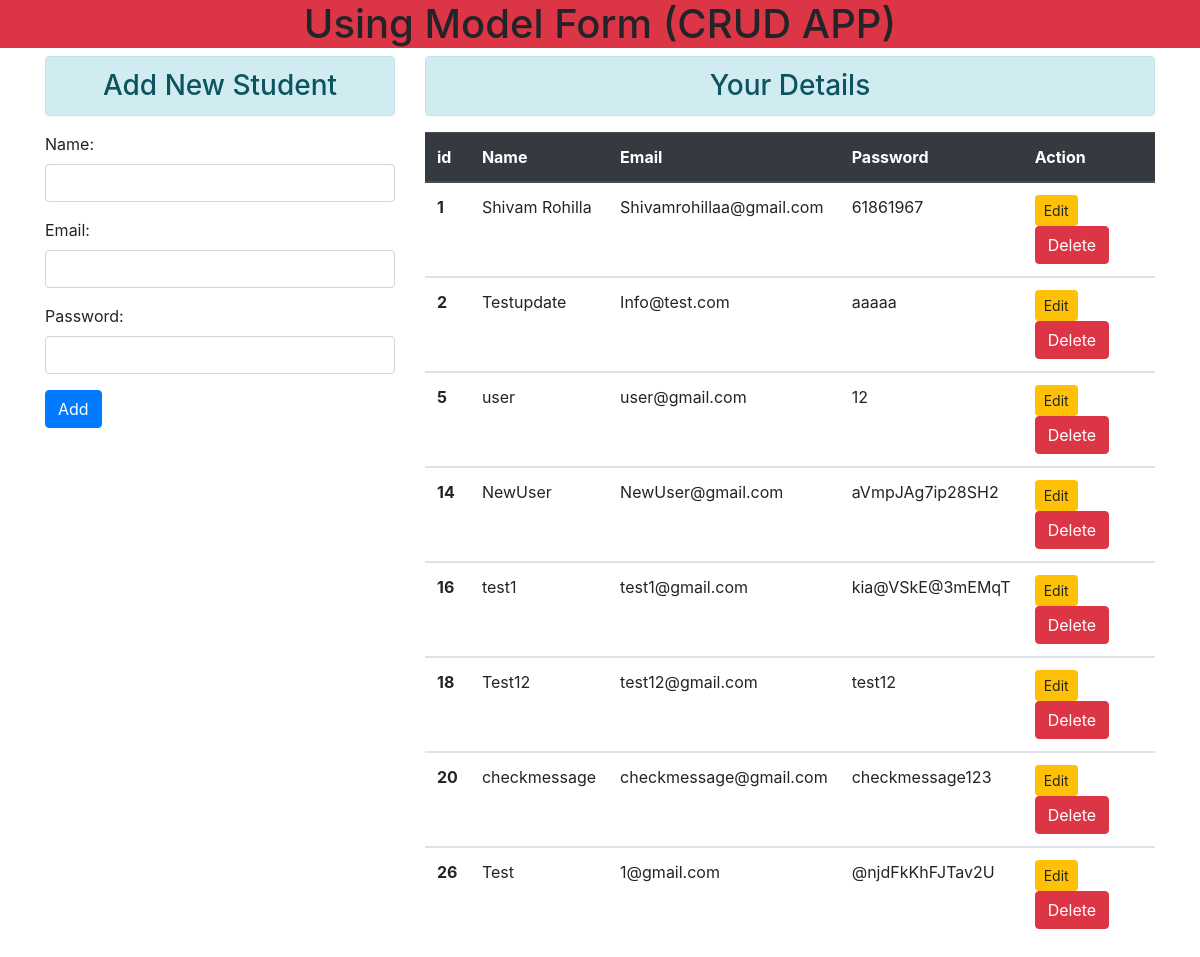
The page / on the database its author committed.
### crudapp/models.py (models this page shows)
class User(models.Model):
    name = models.CharField(max_length=100)
    email = models.EmailField(max_length=100)
    password = models.CharField(max_length=100)

### crudapp/views.py (the view)
# urls.py: path('', views.index),
def index(request):
    if request.method == 'POST':
        fm = StudentRegistration(request.POST)
        if fm.is_valid():
            nm = fm.cleaned_data['name']
            em = fm.cleaned_data['email']
            pm = fm.cleaned_data['password']
            reg = User(name=nm, email=em, password=pm)
            reg.save()
            messages.success(request, "Your Details has been Submitted.")
            fm = StudentRegistration()
    else:
        fm = StudentRegistration()
    show = User.objects.all()
    return render(request,'index.html',{'form':fm, 'show':show})

### crudapp/forms.py
class StudentRegistration(forms.ModelForm):
    class Meta:
        model = User
        fields = ['name', 'email', 'password']
        widgets = {
            'name': forms.TextInput(attrs={'class':'form-control'}),
            'email': forms.TextInput(attrs={'class':'form-control'}),
            'password': forms.PasswordInput(attrs={'class':'form-control'}),
        }

### crudapp/templates/index.html (shortened to what this page needs)
<!DOCTYPE html>
<html>
<head>
    <link rel="stylesheet" href="https://stackpath.bootstrapcdn.com/bootstrap/4.5.0/css/bootstrap.min.css">
</head>
<body>
    <div class="col-lg-12 bg-danger text-center">
        <h1>Using Model Form (CRUD APP)</h1>
    </div>
    <div class="col-lg-12 col-md-12">
        <div class="container">
            <div class="row">
                <div class="col-lg-4 col-md-4">
                    <h3 class="text-center alert alert-info">Add New Student</h3>
                    <form action="" method="POST">
                        {% csrf_token %} {% comment %} This means it render the form as paragraph in template {% endcomment %} {{form.as_p}}
                        <input type="submit" class="btn btn-primary" value="Add">
                    </form>
                </div>
                <div class="col-lg-8 col-md-8">
                    <h3 class="text-center alert alert-info">Your Details</h3>
                    <table class="table">
  <thead class="thead-dark">
    <tr>
    <th scope="col">id</th>
      <th scope="col">Name</th>
      <th scope="col">Email</th>
      <th scope="col">Password</th>
      <th scope="col">Action</th>
    </tr>
  </thead>
    {% for i in show %}
   <tbody>
    <tr>
      <th scope="row">{{i.id}}</th>
      <td>{{i.name}}</td>
      <td>{{i.email}}</td>
      <td>{{i.password}}</td>
      <td>
      <a href="{% url 'update' i.id %}" class="btn btn-warning btn-sm">Edit</a>
      <form action="{% url 'delete' i.id %}" method="POST" class="d-inline">
      <input type="submit" value="Delete" class="btn btn-danger">
      </form>
      </td>
    </tr>
  </tbody>
                    {% endfor %}
</table>
                </div>
            </div>
        </div>
    </div>
</body>
</html>

### rows shown on the page
User: id "1", name "Shivam Rohilla", email "Shivamrohillaa@gmail.com", password "61861967"
User: id "2", name "Testupdate", email "Info@test.com", password "aaaaa"
User: id "5", name "user", email "user@gmail.com", password "12"
User: id "14", name "NewUser", email "NewUser@gmail.com", password "aVmpJAg7ip28SH2"
User: id "16", name "test1", email "test1@gmail.com", password "kia@VSkE@3mEMqT"
User: id "18", name "Test12", email "test12@gmail.com", password "test12"
User: id "20", name "checkmessage", email "checkmessage@gmail.com", password "checkmessage123"
User: id "26", name "Test", email "1@gmail.com", password "@njdFkKhFJTav2U"
